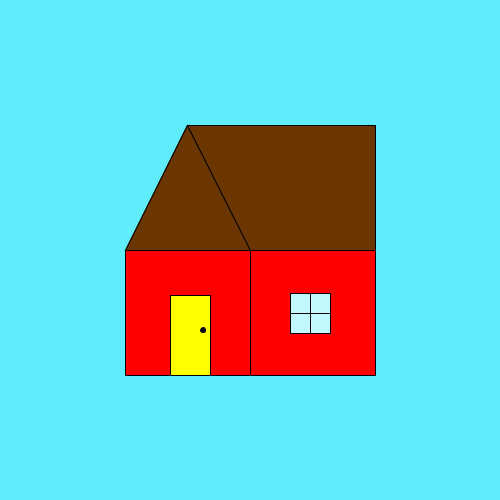
Frame 1 (no input)
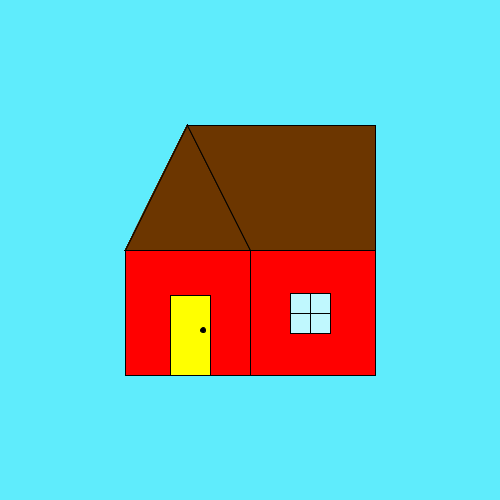
Frame 60 (the mouse pressed at the canvas centre just before this capture)
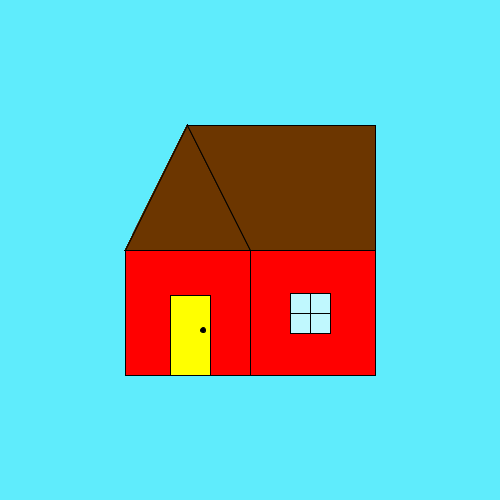
Frame 120 (the mouse held since frame 60 and released just before this capture)

The Processing sketch that drew these frames (run headless with seeded random() and noise(); from frame 60 on, the mouse is pressed at the canvas centre):

// Processing sketch: processing_139763
// ── processing_139763.pde

void setup (){
size(500, 500);
background(95,236,252);
}
  
void draw(){ 
fill(255,0,0); 
rect(125, 250, 250, 125); 
fill(108,54,0);
triangle(125, 250, 187, 125, 250, 250);
fill(108,54,0);
quad(250, 250, 187, 125, 375, 125, 375, 250);
fill(255,255,255);
 line(250, 250, 250, 375);
 fill(255,255,0);
rect(170,295,40,80);
fill(192,248,254);
rect(290,293,40,40);
fill(0,0,0);
ellipse(203,330,5,5);
line(310,293,310,333);
line(290,313,330,313);
}
